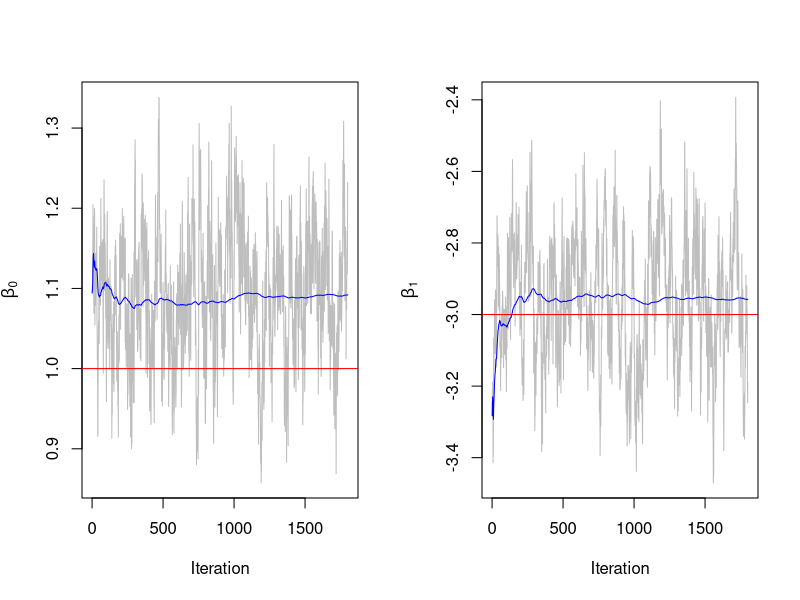

This figure's R source: (Note: this script raises an error after producing the figure.)
# Gibbs Samplers for Probit Regression #
#############################

#
# This script implements the Gibbs sampler by
#  Albert/Chib 1993 using data augmentation
#  Imai and van Dyk (2005) using marginal augmentation 
#


library(MASS)
library(msm)

makeRunMean <- function(x) return(cumsum(x)/seq(along=x))

# SIMULATE DATA #

n <- 900
X <- matrix(NA,n,2)
tcoefs <- c(1,-3)
X[,1] <- rep(1,n)
X[,2] <- runif(n,-1,1)
xB <- X %*% tcoefs
y <- rbinom(n, 1, pnorm(xB))

sim <- 2000

# PRIOR 
b0 <- c(0,0)
B0 <- diag(2)*100



#########################
# SAMPLER by Albert/Chib 1993) #
#########################

# HOLDING BINS
bhat <- matrix(NA, sim, 2)
ystar <- matrix(NA, sim, n)
lower <- rep(-Inf, n)
lower[y==1] <- 0
upper <- rep(Inf, n)
upper[y==0] <- 0
ystar[1,] <- rnorm(n)
bhat[1, ] <- c(0,0)

# SAMPLE 
for(i in 2:sim){
	bmu <- solve( solve(B0) + t(X) %*% X ) %*% (solve(B0) %*% b0 + t(X) %*% ystar[(i-1), ])
	bsd <- solve(solve(B0) + t(X) %*% X)
	bhat[i,] <- mvrnorm(1, bmu, bsd)
	ystarmu <- X %*% bhat[i, ]
	ystar[i, ] <- rtnorm(n, ystarmu, lower=lower, upper=upper)
	# cat(i, " - ")
	}

# SUMMARIZE 

# Tracelot
bhat <- bhat[200:sim, ]
par(mfrow=c(1,2))
plot(bhat[, 1], type="l", col="grey", ylab=expression(beta[0]), xlab="Iteration")
lines(makeRunMean(bhat[,1]), col="blue")
abline(h=tcoefs[1], col="red")
plot(bhat[, 2], type="l", col="grey", ylab=expression(beta[1]), xlab="Iteration")
lines(makeRunMean(bhat[,2]), col="blue")
abline(h=tcoefs[2], col="red")




##########################
# SAMPLER by Imai/van Dyk (2005) #
##########################

bhat <- matrix(NA, sim, 2)
lower <- rep(-Inf, n)
lower[y==1] <- 0
upper <- rep(Inf, n)
upper[y==0] <- 0
bhat[1, ] <- c(0,0 )

v0 <- 1
alphasq0 <- 1

bsd <- solve(solve(B0) + t(X) %*% X)

alphasqA <- alphasqB <- rep(NA, sim)

for(i in 2:sim){
	#alphasq <- rigamma(1,v0/2,alphasq0/2)
	alphasq <- alphasq0/rchisq(1, v0)
	ystarmu <- (X %*% bhat[(i-1), ])*sqrt(alphasq)
	ystar <- rtnorm(n, mean=ystarmu, sd=sqrt(alphasq), lower=lower, upper=upper)
	
	bmu <- bsd %*% (t(X) %*% ystar)
	S <- sum((ystar- (X %*% bmu) )^2)
	v1 <- v0 + n
	alpha1sq <- as.numeric(alphasq0 + S + (t(bmu) %*% solve(B0) %*% bmu))
	
	alphasqA[i] <- rigamma(1,v1/2,alpha1sq/2)
	alphasq <- alphasqB[i] <- alpha1sq/rchisq(1, v1)
	betastar <- mvrnorm(1, mu=bmu, Sigma=(alphasq*bsd) )
	bhat[i,] <- betastar/sqrt(alphasq)

#	cat(i, " - ")
	}

bhat <- bhat[200:sim, ]
par(mfrow=c(1,2))
plot(bhat[, 1], type="l", col="grey", ylab=expression(beta[0]), xlab="Iteration")
lines(makeRunMean(bhat[,1]), col="blue")
abline(h=tcoefs[1], col="red")
plot(bhat[, 2], type="l", col="grey", ylab=expression(beta[1]), xlab="Iteration")
lines(makeRunMean(bhat[,2]), col="blue")
abline(h=tcoefs[2], col="red")




# ESIMATE WITH CANNED ROUTINE 

fit <- MCMCprobit(y~X[,2], burnin=200, mcmc=5000, thin=1, b0=b0, B0=B0)
fit <- as.matrix(fit)


plot(fit, type="n", ylab=expression(beta[1]), xlab=expression(beta[0]))
points(fit, pch=".")
for(i in 1:(sim-3200)){
	lines(fit[(i-1):i, ], lwd=0.4)
	}
